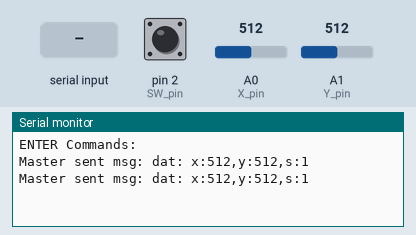
A sketch run on a simulated Arduino Uno, built with avr-gcc and run on an emulated ATmega328P. Parts: the last lines printed to the serial monitor. The inputs (shaded band) are chosen by the test bench; at power-on: A0 (X_pin) = 512, A1 (Y_pin) = 512, pin 2 (SW_pin) HIGH.

Above: at 1.2 s.
1.3 s: "1" received over Serial
At 2.6 s:
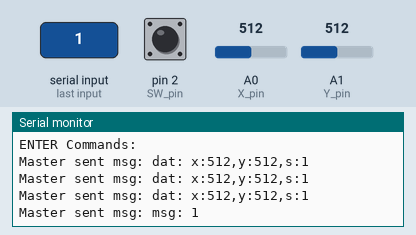
3.6 s: "1" received over the second serial link
At 4.2 s:
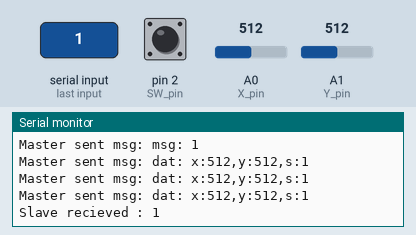
5.2 s: A0 (X_pin) set to 716
At 5.8 s:
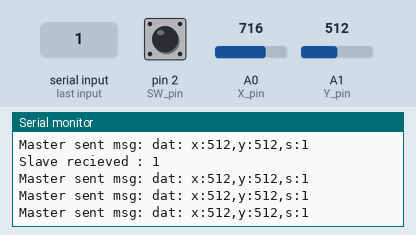
6.7 s: A1 (Y_pin) set to 716
At 7.5 s:
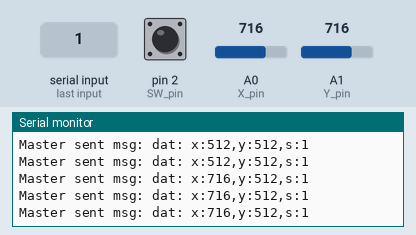
8.2 s: "0" received over Serial
At 9.6 s:
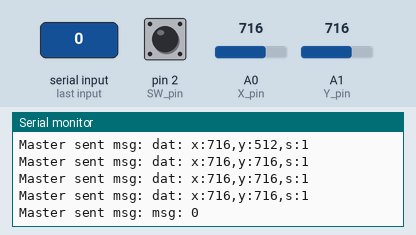
11.3 s: pin 2 (SW_pin) pulled LOW for 0.15 s
At 12.3 s:
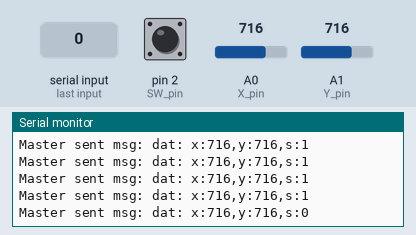

Measured:
- after the input at 1.3 s, the serial monitor: prints a new line after 0.84 s (image 1)
- after the input at 3.6 s, the serial monitor: prints a new line after 0.20 s (image 2)
- after the input at 8.2 s, the serial monitor: prints a new line after 0.98 s (image 5)
- after the input at 11.3 s, the serial monitor: prints a new line after 0.57 s (image 6)

The sketch:

arduino_remote-controller_master_hc05.ino
```cpp
#include <SoftwareSerial.h>

// HC05 Pinout
SoftwareSerial ArduinoMaster(10, 11);

String answer;
String msg;
String txt;
String dat[21];

// Joystick: Arduino pin numbers
const int SW_pin = 2; // digital pin connected to switch output
const int X_pin = A0; // analog pin connected to X output
const int Y_pin = A1; // analog pin connected to Y output

void setup() {
  // Joytsick switch
  pinMode(SW_pin, INPUT);
  digitalWrite(SW_pin, HIGH);

  Serial.begin(9600);
  Serial.println("ENTER Commands:");
  ArduinoMaster.begin(9600);
}

void loop() {

  // Joystick reading
  String swh = String(digitalRead(SW_pin));
  String xpi = String(analogRead(X_pin));
  String ypi = String(analogRead(Y_pin));

/*
  Serial.print("Switch:  ");
  Serial.println(swh);

  Serial.print("X-axis: ");
  Serial.println(xpi);

  Serial.print("Y-axis: ");
  Serial.println(ypi);
*/

  String dat = String("x:") + String(xpi) + String(",y:") + String(ypi) + String(",s:") + String(swh);

  //Read command from monitor
  readSerialPort();


  //Read answer from slave
  while (ArduinoMaster.available()) {
    delay(10);
    if (ArduinoMaster.available() > 0) {
      char c = ArduinoMaster.read();  //gets one byte from serial buffer
      answer += c; //makes the string readString
    }
  }

  //Send data to slave
  if ((msg != "") || (dat != "")) {

    Serial.print("Master sent msg: ");


    if (msg != "") {
      //String txt = String(msg);
      Serial.print("msg: ");
      Serial.println(msg);
      ArduinoMaster.print(msg);
    }
    else if (dat != "") {
      //String txt = String(dat);
      Serial.print("dat: ");
      Serial.println(dat);
      ArduinoMaster.print(dat);
    }
    else
    {
      //String txt = "ok";
      Serial.print("txt: ");
      Serial.println("ok");
      ArduinoMaster.print("ok");
    }


    //Serial.println(txt);

    txt = "";
    msg = "";
    dat = "";
  }

  //Send answer to monitor
  if (answer != "") {
    Serial.print("Slave recieved : ");
    Serial.println(answer);
    answer = "";
  }
}
void readSerialPort() {
  while (Serial.available()) {
    delay(10);
    if (Serial.available() > 0) {
      char c = Serial.read();  //gets one byte from serial buffer
      msg += c; //makes the string readString
    }
  }
  Serial.flush();
  delay(500);
}
```
